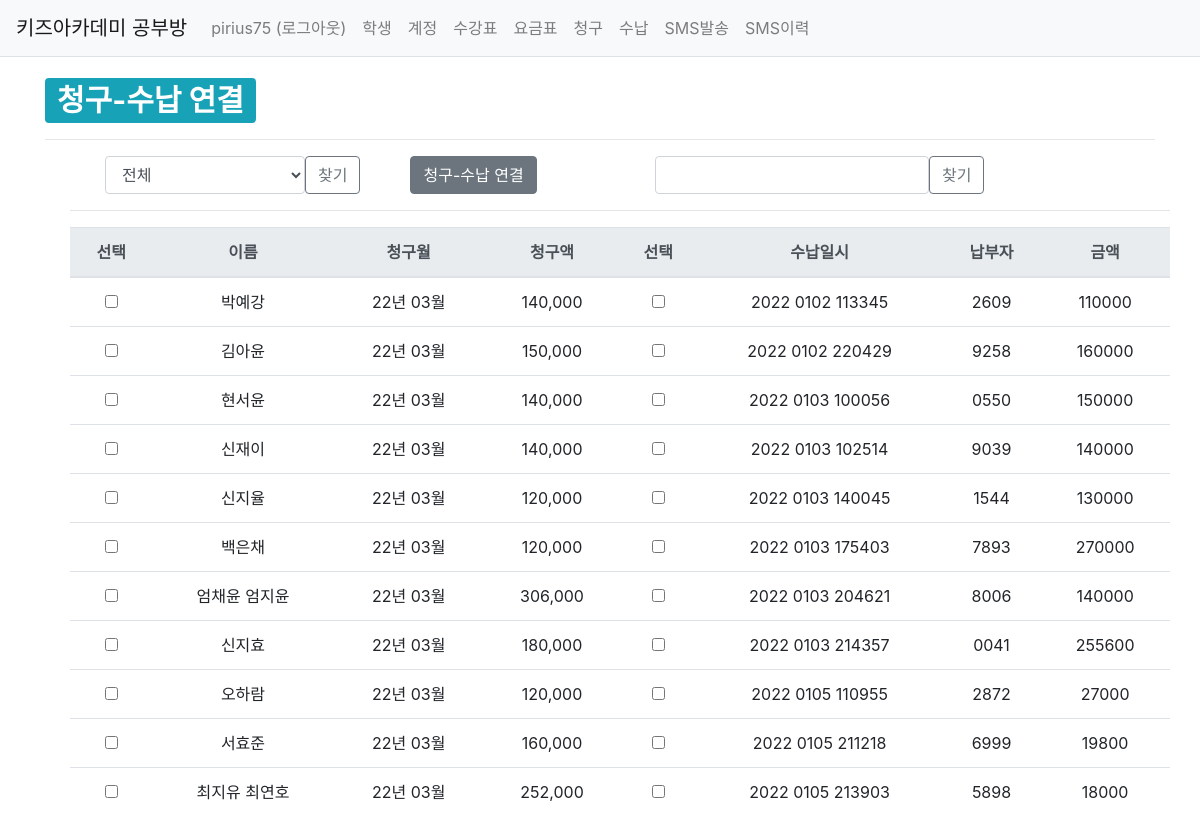
The app's page /studyroom/bill/bill_pay/ (signed in), older data.
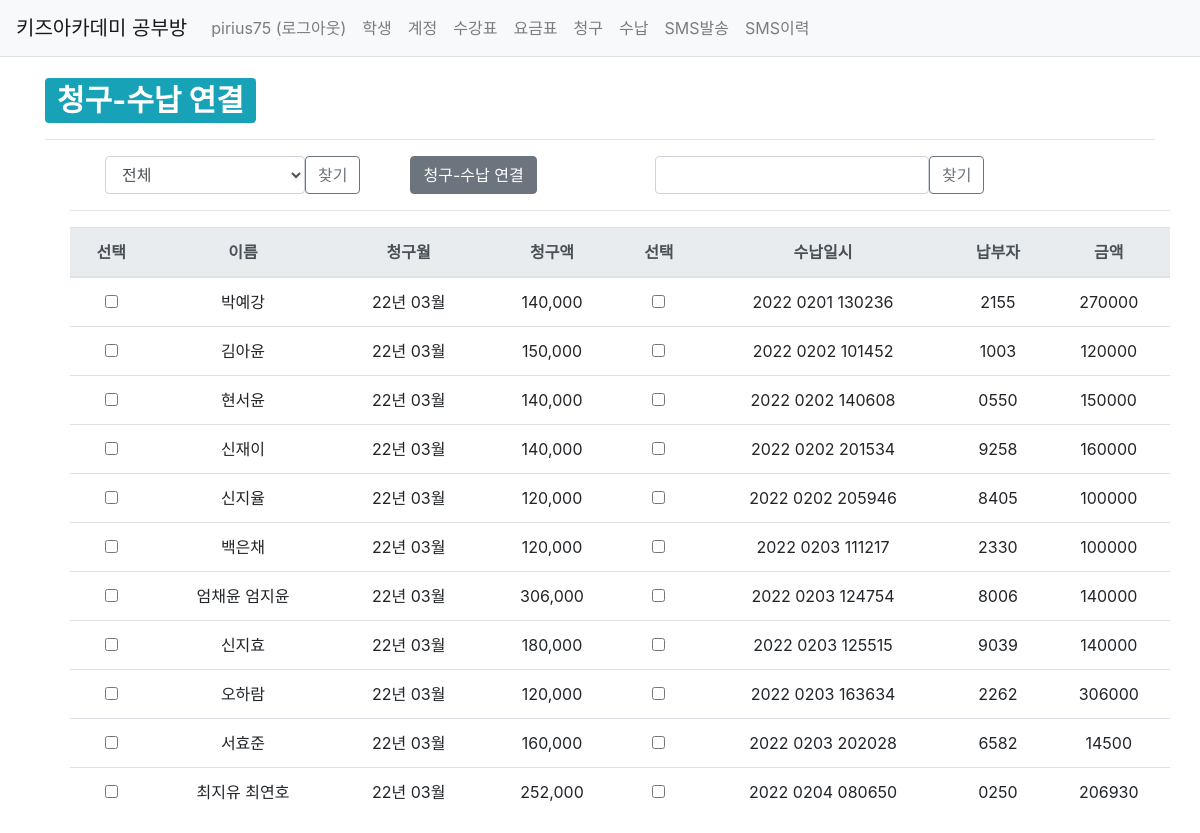
The same page, newer data.
### studyroom/models.py (models this page shows, shortened)
class Bill(models.Model):
    BillStatus_choices = (
        ('OP', '발행'),
        ('FP', '완납'),
        ('PP', '부분납'),
    )
    class PayType(models.TextChoices):
        김포페이 = 'KP'
        계좌이체 = 'AT'
    account = models.ForeignKey(Account, on_delete=models.SET_NULL, null=True)
    bill_status = models.CharField(max_length=2, choices=BillStatus_choices)
    bill_mt = models.CharField(max_length=6)
    bill_amt = models.IntegerField(null=True, blank=True)
    base_amt = models.IntegerField(null=True, blank=True)
    brother_base_amt = models.IntegerField(null=True, blank=True, default=0)
    refund_amt = models.IntegerField(null=True, blank=True, default=0)
    brother_refund_amt = models.IntegerField(null=True, blank=True, default=0)
    brother_dc_amt = models.IntegerField(null=True, blank=True, default=0)
    recommend_dc_amt = models.IntegerField(null=True, blank=True, default=0)
    pay_amt = models.IntegerField(null=True, blank=True, default=0)
    pay_type = models.CharField(max_length=2, choices=PayType.choices, null=True, blank=True)
    pay_dt = models.CharField(max_length=8, null=True, blank=True)
    pay_id = models.IntegerField(null=True, blank=True)
    create_date = models.DateTimeField()
    modify_date = models.DateTimeField(auto_now=True)

class Account(models.Model):
    user = models.ForeignKey(User, on_delete=models.SET_NULL, null=True)
    student = models.ForeignKey(Student, on_delete=models.SET_NULL, null=True)
    payer = models.CharField(max_length=40, null=True, blank=True)
    payer_phone_num = models.CharField(max_length=11, null=True, blank=True)
    sms_phone_num = models.CharField(max_length=11, null=True, blank=True)
    recommend_dc_start = models.CharField(max_length=6, null=True, blank=True, default='yyyymm')
    recommend_dc_end = models.CharField(max_length=6, null=True, blank=True, default='yyyymm')
    create_date = models.DateTimeField()
    modify_date = models.DateTimeField(null=True, blank=True)

class Student(models.Model):
    Grade_choices = (
        ('Y6','6세'),
        ('Y7','7세'),
        ('E1','1학년'),
        ('E2','2학년'),
        ('E3','3학년'),
        ('E4','4학년'),
        ('E5','5학년'),
        ('E6','6학년'),
    )
    user = models.ForeignKey(User, on_delete=models.SET_NULL, null=True)
    brother = models.ForeignKey('self', on_delete=models.SET_NULL, null=True, blank=True)
    name = models.CharField(max_length=20)
    grade = models.CharField(max_length=2, choices=Grade_choices)
    create_date = models.DateTimeField()
    modify_date = models.DateTimeField(null=True, blank=True)
    delete_yn = models.CharField(max_length=1, default='n')

class Pay(models.Model):
    class PayType(models.TextChoices):
        김포페이 = 'KP'
        계좌이체 = 'AT'
    class PayStatus(models.TextChoices):
        미연결 = 'OP'
        연결 = 'CO'
    pay_type = models.CharField(max_length=2, choices=PayType.choices)
    pay_date = models.CharField(max_length=14, default='yyyymmddhhmmss')
    pay_amt = models.IntegerField()
    payer = models.CharField(max_length=30, null=True, blank=True)
    pay_status = models.CharField(max_length=2, choices=PayStatus.choices)
    account = models.ForeignKey(Account, on_delete=models.SET_NULL, null=True, blank=True)
    bill = models.ForeignKey(Bill, on_delete=models.SET_NULL, null=True, blank=True)
    create_date = models.DateTimeField()
    modify_date = models.DateTimeField(auto_now=True)

### studyroom/views/bill_views.py (the view)
@login_required(login_url='common:login')
def bill_pay_list(request):
    logger.info("INFO 레벨로 출력")
    """
    청구 목록 출력
    """
    billmt = request.GET.get('billmt', '')  # 검색어
    paydate =  request.GET.get('paydate', '')  # 검색어
    bill_list = Bill.objects.exclude(bill_status='FP')
    pay_list = Pay.objects.filter(pay_status='OP')
    if billmt:
        bill_list = bill_list.filter(
            Q(bill_mt__icontains=billmt)  # 청구월 검색
        ).distinct()
    if paydate:
        pay_list = pay_list.filter(pay_date__startswith=paydate).distinct()
    bml = Bill.objects.all().values('bill_mt').distinct()
    context = {'bill_list': bill_list, 'billmt': billmt, 'bml': bml, 'pay_list': pay_list, 'paydate': paydate}
    return render(request, 'studyroom/bill_pay_list.html', context)

### templates/studyroom/bill_pay_list.html (shortened to what this page needs)
{% extends 'base.html' %}
{% load studyroom_filter %}
{% load humanize %}
{% block content %}
<div class="container my-3">
    <div>
        <h1>
            <span class="badge badge-info">청구-수납 연결</span>
        </h1>
    </div>
    <hr class="my-3">
    <form method="post" class="post-form my-3" action="{% url 'studyroom:bill_pay_con' %}">
    <div class="row">
        <div style="overflow:scroll; width:550px; height:650px;">
            <div class="row" >
                <div style="width:50px"></div>
                <select name='billmt' class="form-control billmt" value="{{ billmt|default_if_none:'' }}"
                    style="width:200px;">
                <option selected value="">전체</option>
                </select>
                <div class="col-xs-2">
                    <button class="btn btn-outline-secondary" type="button" id="bill_search">찾기</button>
                </div>
                <div style="width:50px"></div>
                <div class="col-xs-2">
                    <button type="submit" class="btn btn-secondary">청구-수납 연결</button>
                </div>
            </div>
        <hr class="my-3">
        <table class="table">
            <thead>
            <tr class="text-center thead-light">
                <th>선택</th>
                <th>이름</th>
                <th>청구월</th>
                <th>청구액</th>
            </tr>
            </thead>
            <tbody>
            {% if bill_list %}
            {% for bill in bill_list %}
            <tr class="text-center">
                <td>
                    <input id="bill_id" type="checkbox" name="bill_id" value={{ bill.id }}>
                </td>
                <td>{{ bill.account.student.name }} {{ bill.account.student.brother.name }}</td>
                <td>{{ bill.bill_mt|slice:"2:4" }}년 {{ bill.bill_mt|slice:"4:" }}월</td>
                <td>{{ bill.bill_amt|intcomma }}</td>
            </tr>
            {% endfor %}
            {% endif %}
            </tbody>
        </table>
        </div>
        <div  style="overflow:scroll; width:550px; height:650px; float:right;">
        <div class="row">
            <div style="width:50px"></div>
            <div class="col-xs-2">
                <input id="input_paydate" type="text" class="form-control paydate" value="{{ paydate|default_if_none:'' }}">
            </div>
            <div class="col-xs-2">
                <button class="btn btn-outline-secondary" type="button" id="pay_search">찾기</button>
                </div>
            </div>
        <hr class="my-3">
        <table class="table">
            <thead>
            <tr class="text-center thead-light">
                <th>선택</th>
                <th>수납일시</th>
                <th>납부자</th>
                <th>금액</th>
            </tr>
            </thead>
            <tbody>
            {% if pay_list %}
            {% for pay in pay_list %}
            <tr class="text-center">
                <td>
                    <input id="pay_id" type="checkbox" name="pay_id" value={{ pay.id }}>
                </td>
                <td>{{ pay.pay_date|slice:":4" }} {{ pay.pay_date|slice:"4:8" }} {{ pay.pay_date|slice:"8:"  }}</td>
                <td>{{ pay.payer }}</td>
                <td>{{ pay.pay_amt }}</td>
            </tr>
            {% endfor %}
            {% endif %}
            </tbody>
        </table>
        </div>
    </div>
    </form>
</div>
{% endblock %}

Row changes from the older to the newer data that the page shows:
removed Pay: pay_date "2022", pay_date "0102", pay_date "113345", payer "2609", pay_amt "110000"
removed Pay: pay_date "2022", pay_date "0102", pay_date "220429", payer "9258", pay_amt "160000"
removed Pay: pay_date "2022", pay_date "0103", pay_date "100056", payer "0550", pay_amt "150000"
removed Pay: pay_date "2022", pay_date "0103", pay_date "102514", payer "9039", pay_amt "140000"
removed Pay: pay_date "2022", pay_date "0103", pay_date "140045", payer "1544", pay_amt "130000"
removed Pay: pay_date "2022", pay_date "0103", pay_date "175403", payer "7893", pay_amt "270000"
removed Pay: pay_date "2022", pay_date "0103", pay_date "204621", payer "8006", pay_amt "140000"
removed Pay: pay_date "2022", pay_date "0103", pay_date "214357", payer "0041", pay_amt "255600"
removed Pay: pay_date "2022", pay_date "0105", pay_date "110955", payer "2872", pay_amt "27000"
removed Pay: pay_date "2022", pay_date "0105", pay_date "211218", payer "6999", pay_amt "19800"
removed Pay: pay_date "2022", pay_date "0105", pay_date "213903", payer "5898", pay_amt "18000"
added Pay: pay_date "2022", pay_date "0201", pay_date "130236", payer "2155", pay_amt "270000"
added Pay: pay_date "2022", pay_date "0202", pay_date "101452", payer "1003", pay_amt "120000"
added Pay: pay_date "2022", pay_date "0202", pay_date "140608", payer "0550", pay_amt "150000"
added Pay: pay_date "2022", pay_date "0202", pay_date "201534", payer "9258", pay_amt "160000"
added Pay: pay_date "2022", pay_date "0202", pay_date "205946", payer "8405", pay_amt "100000"
added Pay: pay_date "2022", pay_date "0203", pay_date "111217", payer "2330", pay_amt "100000"
added Pay: pay_date "2022", pay_date "0203", pay_date "124754", payer "8006", pay_amt "140000"
added Pay: pay_date "2022", pay_date "0203", pay_date "125515", payer "9039", pay_amt "140000"
added Pay: pay_date "2022", pay_date "0203", pay_date "163634", payer "2262", pay_amt "306000"
added Pay: pay_date "2022", pay_date "0203", pay_date "202028", payer "6582", pay_amt "14500"
added Pay: pay_date "2022", pay_date "0204", pay_date "080650", payer "0250", pay_amt "206930"
